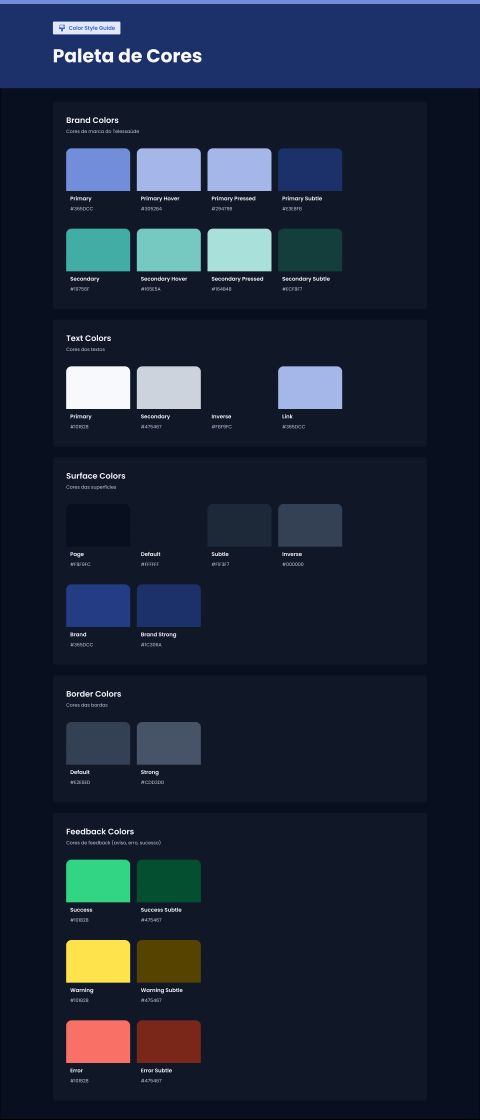
#> input picture biblioteca/marca/cores/Frame 1000003513-1.png, 1440 x 3358 px (shown at 1/3 size)
$ python regua_ilha.py '../cores/Frame 1000003513-1.png' out.png
#> lines starting #> are read from the running program, lines starting #| are printed output that depends on the picture; after the words box and inside, x2 and y2 are one past the last pixel; in counts of white or black regions, pixels touching at a corner belong together
"""Régua em ilha (igual à Hipertensão parte 2): PNG sem alteração a 760 px de largura, ilha branca
centralizada e encostada na base, cantos de cima com raio 30, padding lateral 34, sombra suave para cima."""
from PIL import Image, ImageDraw, ImageFilter
import sys
reg = Image.open(sys.argv[1]).convert("RGBA")
#> reg is the input picture: PIL image 1440x3358 RGBA; mean R, G, B, A 27.7, 37.7, 55.4, 255
w = 760; h = round(reg.height * w / reg.width)
#> after `h = round(reg.height * w / reg.width)`: h = 1772
reg = reg.resize((w, h), Image.LANCZOS)
#> reg: PIL image 760x1772 RGBA
W, H, pad, r = 1920, 1080, 34, 30
iw = w + 2 * pad; x0 = (W - iw) // 2; y0 = H - h
#> after `y0 = H - h`: y0 = -692
out = Image.new("RGBA", (W, H), (0, 0, 0, 0))
#> out: PIL image 1920x1080 RGBA; every value is 0
# sombra: 0 -6px 26px rgba(16,24,40,.10)
sm = Image.new("L", (W, H), 0); ImageDraw.Draw(sm).rounded_rectangle([x0, y0 - 6, x0 + iw, H + r], r, fill=int(255 * .10))
#> after `sm = Image.new('L', (W, H), 0)`: sm: PIL image 1920x1080 L; every value is 0
#> after `ImageDraw.Draw(sm).rounded_rectangle([x0, y0 - 6, x0 + iw, H + r], r, `:
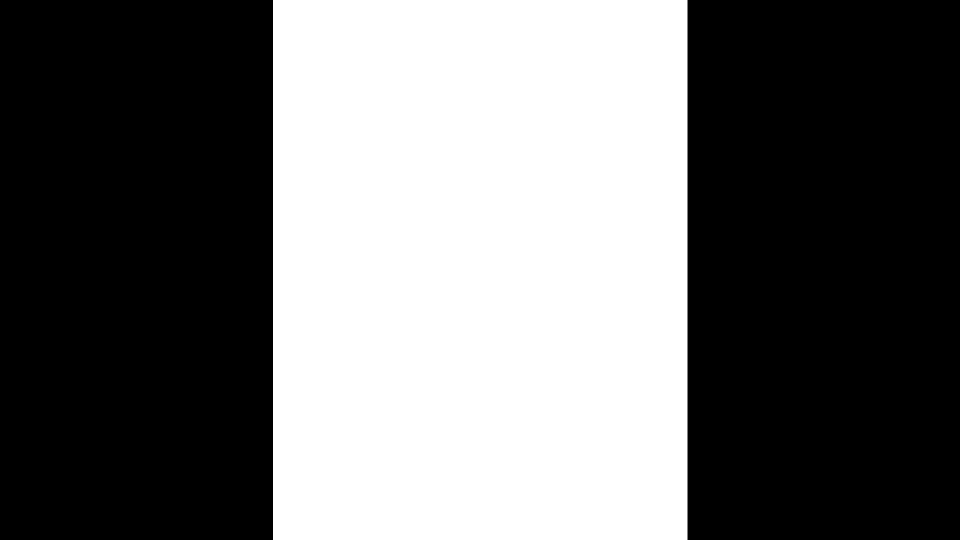
#> sm: PIL image 1920x1080 L (shown at 1/2 size); values 0 (black) and 25 (white), 43.2% white; 1 white region, box (x1, y1, x2, y2) and area: (546, 0, 1375, 1080) 895320
sm = sm.filter(ImageFilter.GaussianBlur(13))
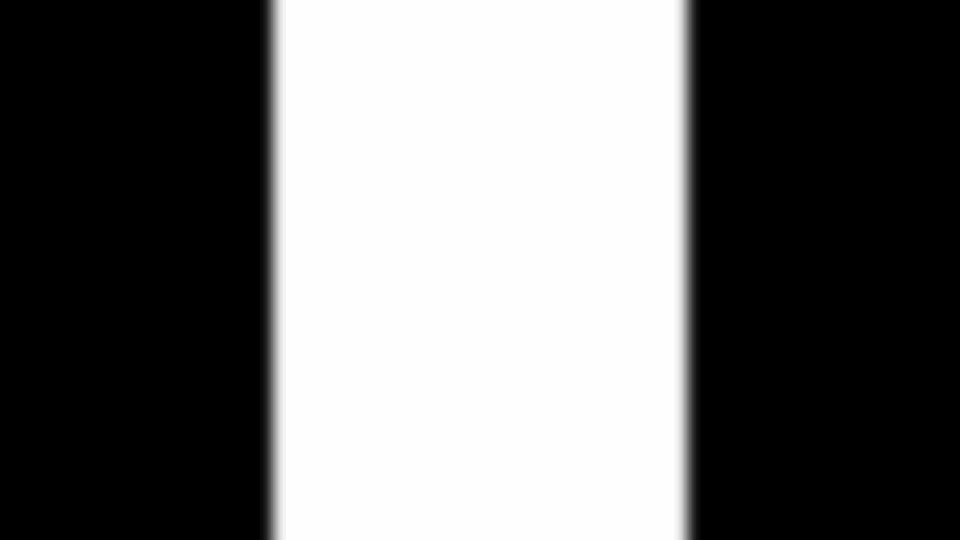
#> sm: PIL image 1920x1080 L (shown at 1/2 size); min 0, max 25, mean 10.8; drawn with min black and max white
out = Image.composite(Image.new("RGBA", (W, H), (16, 24, 40, 255)), out, sm)
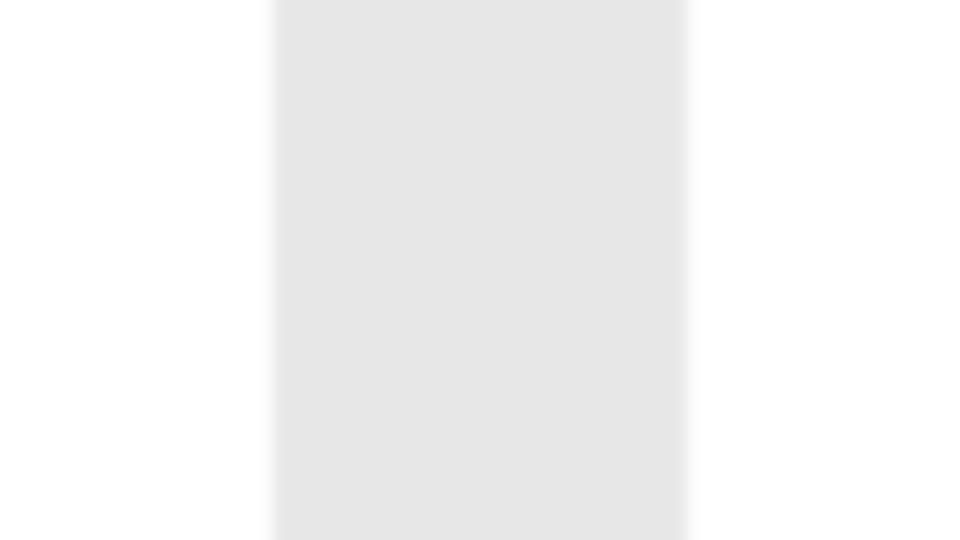
#> out: PIL image 1920x1080 RGBA (shown at 1/2 size); mean R, G, B, A 0.8, 0.9, 1.7, 10.8; transparent parts drawn white
ilha = Image.new("L", (W, H), 0); ImageDraw.Draw(ilha).rounded_rectangle([x0, y0, x0 + iw - 1, H + r], r, fill=255)
#> after `ImageDraw.Draw(ilha).rounded_rectangle([x0, y0, x0 + iw - 1, H + r], r`: ilha: PIL image 1920x1080 L; 43.1% white; 1 white region, box (x1, y1, x2, y2) and area: (546, 0, 1374, 1080) 894240
out.paste(Image.new("RGBA", (W, H), (255, 255, 255, 255)), (0, 0), ilha)
out.alpha_composite(reg, (x0 + pad, y0))
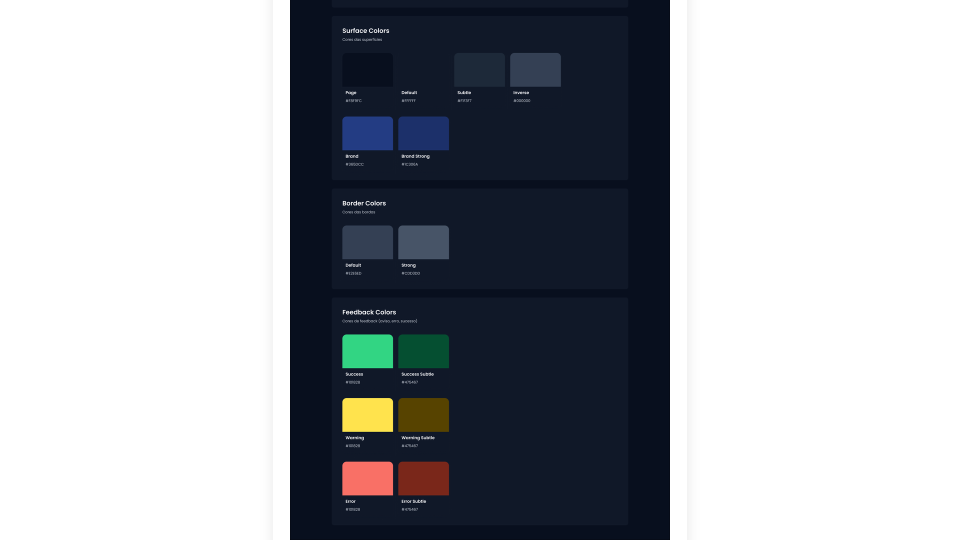
#> out: PIL image 1920x1080 RGBA (shown at 1/2 size); mean R, G, B, A 17.6, 20.5, 25.6, 110.1; transparent parts drawn white
out.save(sys.argv[2]); print("ilha", iw, "x", h, "em x", x0, "y", y0)
#| ilha 828 x 1772 em x 546 y -692
